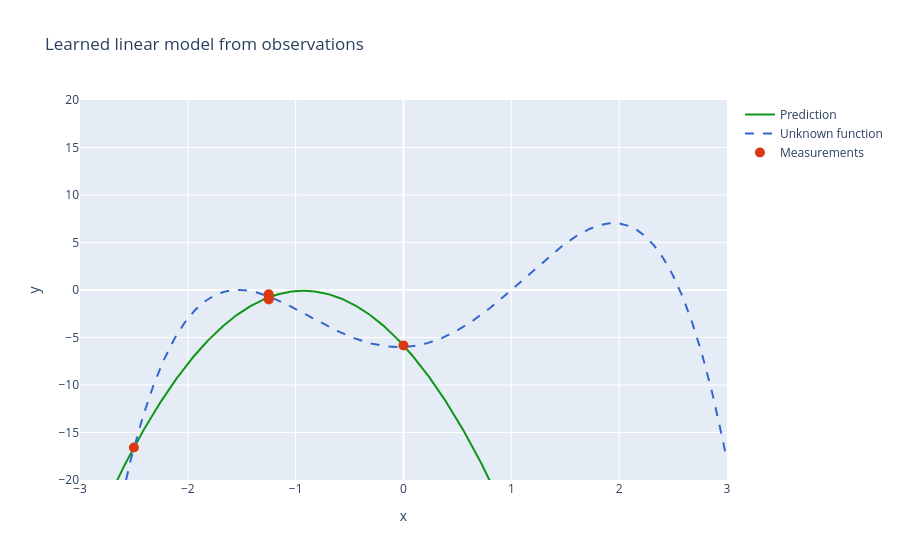

This figure's notebook cell:
### Markdown cell above
# Linear Models with Factorial Designs

Let's consider linear models with 3-level factorial designs for these simple 1D example functions. They are clearly non-linear, so linear models should, unless precisely chosen input space limits, not be able to capture the underlying function well.

### Code cell
""" Choose originator function """

#Choices: "polynomial", "exponential", "sin"
choice = "polynomial"
f, domain, counterdomain = define_originator_function(choice)

""" Noise in function observations """
EPS = 0.5
""" Define very broad design space limits """
XLIMITS = np.array([-2.5, 0]) #for polynomial
#XLIMITS = domain
#XLIMITS = np.array([-1.5, 5]) # for exponential
#XLIMITS = np.array([1,15]) # for sin

# define a 3 level factorial design with 3 centerpoints (only a single factor)
design = [-1, 0, 0, 0, 1]
x_input = get_input_from_design(design, XLIMITS)
y_true = f(x_input, eps=EPS)

model = fit_linear_model(x_input, y_true)

plot_linear_model_predictions(f, model.predict, domain, counterdomain, x_input, y_true)
model.summary()

### Figure 1 — Plotly figure (JSON) as saved in the notebook; plotly's stock layout.template omitted (floating-point values rounded to 4 significant figures; data arrays with more than 128 entries replaced by an {"elided": "..."} marker saying what was removed)
{"data": [{"line": {"color": "#109618", "width": 2}, "mode": "lines", "name": "Prediction", "type": "scatter", "x": {"elided": "600 float values"}, "y": {"elided": "600 float values"}}, {"line": {"color": "#3366CC", "dash": "dash"}, "mode": "lines", "name": "Unknown function", "type": "scatter", "x": {"elided": "600 float values"}, "y": {"elided": "600 float values"}}, {"marker": {"color": "#DC3912", "size": 10}, "mode": "markers", "name": "Measurements", "type": "scatter", "x": [-2.5, -1.25, -1.25, -1.25, 0], "y": [-16.58, -0.8799, -0.4567, -0.9943, -5.836]}], "layout": {"title": {"text": "Learned linear model from observations"}, "xaxis": {"range": [-3, 3], "title": {"text": "x"}}, "yaxis": {"range": [-20, 20], "title": {"text": "y"}}}}
